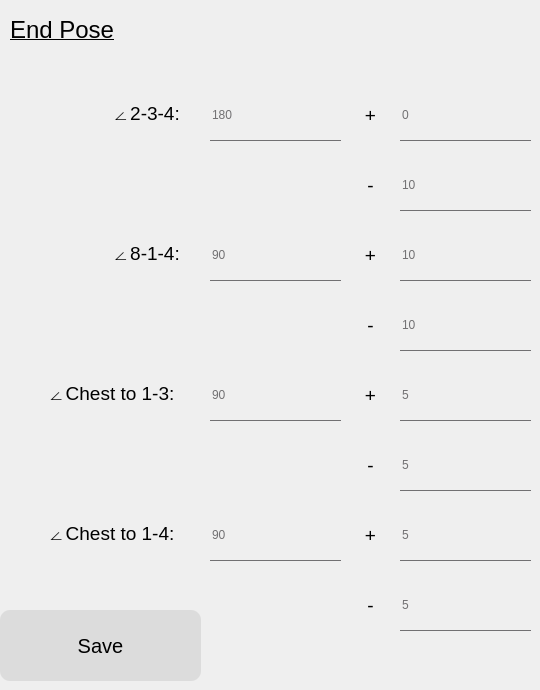
            <widget class="QWidget" name="page_end">
             <widget class="QLineEdit" name="end_814_angle">
              <property name="geometry">
               <rect>
                <x>210</x>
                <y>230</y>
                <width>131</width>
                <height>51</height>
               </rect>
              </property>
              <property name="styleSheet">
               <string notr="true">font: 16pt &quot;Calibri&quot;;
background:transparent;
border: none;
color: rgb(113, 112, 114);
border-bottom: 1px solid #717072</string>
              </property>
              <property name="text">
               <string>90</string>
              </property>
             </widget>
             <widget class="QLineEdit" name="end_814_lower">
              <property name="geometry">
               <rect>
                <x>400</x>
                <y>300</y>
                <width>131</width>
                <height>51</height>
               </rect>
              </property>
              <property name="styleSheet">
               <string notr="true">font: 16pt &quot;Calibri&quot;;
background:transparent;
border: none;
color: rgb(113, 112, 114);
border-bottom: 1px solid #717072</string>
              </property>
              <property name="text">
               <string>10</string>
              </property>
             </widget>
             <widget class="QLabel" name="label_9">
              <property name="geometry">
               <rect>
                <x>90</x>
                <y>90</y>
                <width>111</width>
                <height>51</height>
               </rect>
              </property>
              <property name="text">
               <string>&lt;html&gt;&lt;head/&gt;&lt;body&gt;&lt;p&gt;&lt;span style=&quot; font-size:14pt;&quot;&gt;∠2-3-4:&lt;/span&gt;&lt;/p&gt;&lt;/body&gt;&lt;/html&gt;</string>
              </property>
              <property name="alignment">
               <set>Qt::AlignCenter</set>
              </property>
             </widget>
             <widget class="QLabel" name="label_10">
              <property name="geometry">
               <rect>
                <x>350</x>
                <y>160</y>
                <width>41</width>
                <height>51</height>
               </rect>
              </property>
              <property name="text">
               <string>&lt;html&gt;&lt;head/&gt;&lt;body&gt;&lt;p&gt;&lt;span style=&quot; font-size:14pt;&quot;&gt;-&lt;/span&gt;&lt;/p&gt;&lt;/body&gt;&lt;/html&gt;</string>
              </property>
              <property name="alignment">
               <set>Qt::AlignCenter</set>
              </property>
             </widget>
             <widget class="QLineEdit" name="end_234_angle">
              <property name="geometry">
               <rect>
                <x>210</x>
                <y>90</y>
                <width>131</width>
                <height>51</height>
               </rect>
              </property>
              <property name="styleSheet">
               <string notr="true">font: 16pt &quot;Calibri&quot;;
background:transparent;
border: none;
color: rgb(113, 112, 114);
border-bottom: 1px solid #717072</string>
              </property>
              <property name="text">
               <string>180</string>
              </property>
             </widget>
             <widget class="QLabel" name="label_11">
              <property name="geometry">
               <rect>
                <x>90</x>
                <y>230</y>
                <width>111</width>
                <height>51</height>
               </rect>
              </property>
              <property name="text">
               <string>&lt;html&gt;&lt;head/&gt;&lt;body&gt;&lt;p&gt;&lt;span style=&quot; font-size:14pt;&quot;&gt;∠8-1-4:&lt;/span&gt;&lt;/p&gt;&lt;/body&gt;&lt;/html&gt;</string>
              </property>
              <property name="alignment">
               <set>Qt::AlignCenter</set>
              </property>
             </widget>
             <widget class="QLineEdit" name="end_234_lower">
              <property name="geometry">
               <rect>
                <x>400</x>
                <y>160</y>
                <width>131</width>
                <height>51</height>
               </rect>
              </property>
              <property name="styleSheet">
               <string notr="true">font: 16pt &quot;Calibri&quot;;
background:transparent;
border: none;
color: rgb(113, 112, 114);
border-bottom: 1px solid #717072</string>
              </property>
              <property name="text">
               <string>10</string>
              </property>
             </widget>
             <widget class="QLabel" name="label_12">
              <property name="geometry">
               <rect>
                <x>10</x>
                <y>0</y>
                <width>251</width>
                <height>61</height>
               </rect>
              </property>
              <property name="text">
               <string>&lt;html&gt;&lt;head/&gt;&lt;body&gt;&lt;p&gt;&lt;span style=&quot; font-size:18pt; text-decoration: underline;&quot;&gt;End Pose&lt;/span&gt;&lt;/p&gt;&lt;/body&gt;&lt;/html&gt;</string>
              </property>
              <property name="scaledContents">
               <bool>false</bool>
              </property>
             </widget>
             <widget class="QLineEdit" name="end_234_upper">
              <property name="geometry">
               <rect>
                <x>400</x>
                <y>90</y>
                <width>131</width>
                <height>51</height>
               </rect>
              </property>
              <property name="styleSheet">
               <string notr="true">font: 16pt &quot;Calibri&quot;;
background:transparent;
border: none;
color: rgb(113, 112, 114);
border-bottom: 1px solid #717072</string>
              </property>
              <property name="text">
               <string>0</string>
              </property>
             </widget>
             <widget class="QLabel" name="label_13">
              <property name="geometry">
               <rect>
                <x>350</x>
                <y>90</y>
                <width>41</width>
                <height>51</height>
               </rect>
              </property>
              <property name="text">
               <string>&lt;html&gt;&lt;head/&gt;&lt;body&gt;&lt;p&gt;&lt;span style=&quot; font-size:14pt;&quot;&gt;+&lt;/span&gt;&lt;/p&gt;&lt;/body&gt;&lt;/html&gt;</string>
              </property>
              <property name="alignment">
               <set>Qt::AlignCenter</set>
              </property>
             </widget>
             <widget class="QLineEdit" name="end_814_upper">
              <property name="geometry">
               <rect>
                <x>400</x>
                <y>230</y>
                <width>131</width>
                <height>51</height>
               </rect>
              </property>
              <property name="styleSheet">
               <string notr="true">font: 16pt &quot;Calibri&quot;;
background:transparent;
border: none;
color: rgb(113, 112, 114);
border-bottom: 1px solid #717072</string>
              </property>
              <property name="text">
               <string>10</string>
              </property>
             </widget>
             <widget class="QLabel" name="label_14">
              <property name="geometry">
               <rect>
                <x>350</x>
                <y>230</y>
                <width>41</width>
                <height>51</height>
               </rect>
              </property>
              <property name="text">
               <string>&lt;html&gt;&lt;head/&gt;&lt;body&gt;&lt;p&gt;&lt;span style=&quot; font-size:14pt;&quot;&gt;+&lt;/span&gt;&lt;/p&gt;&lt;/body&gt;&lt;/html&gt;</string>
              </property>
              <property name="alignment">
               <set>Qt::AlignCenter</set>
              </property>
             </widget>
             <widget class="QLabel" name="label_15">
              <property name="geometry">
               <rect>
                <x>350</x>
                <y>300</y>
                <width>41</width>
                <height>51</height>
               </rect>
              </property>
              <property name="text">
               <string>&lt;html&gt;&lt;head/&gt;&lt;body&gt;&lt;p&gt;&lt;span style=&quot; font-size:14pt;&quot;&gt;-&lt;/span&gt;&lt;/p&gt;&lt;/body&gt;&lt;/html&gt;</string>
              </property>
              <property name="alignment">
               <set>Qt::AlignCenter</set>
              </property>
             </widget>
             <widget class="QLabel" name="label_16">
              <property name="geometry">
               <rect>
                <x>350</x>
                <y>370</y>
                <width>41</width>
                <height>51</height>
               </rect>
              </property>
              <property name="text">
               <string>&lt;html&gt;&lt;head/&gt;&lt;body&gt;&lt;p&gt;&lt;span style=&quot; font-size:14pt;&quot;&gt;+&lt;/span&gt;&lt;/p&gt;&lt;/body&gt;&lt;/html&gt;</string>
              </property>
              <property name="alignment">
               <set>Qt::AlignCenter</set>
              </property>
             </widget>
             <widget class="QLineEdit" name="end_13_angle">
              <property name="geometry">
               <rect>
                <x>210</x>
                <y>370</y>
                <width>131</width>
                <height>51</height>
               </rect>
              </property>
              <property name="styleSheet">
               <string notr="true">font: 16pt &quot;Calibri&quot;;
background:transparent;
border: none;
color: rgb(113, 112, 114);
border-bottom: 1px solid #717072</string>
              </property>
              <property name="text">
               <string>90</string>
              </property>
             </widget>
             <widget class="QLineEdit" name="end_13_upper">
              <property name="geometry">
               <rect>
                <x>400</x>
                <y>370</y>
                <width>131</width>
                <height>51</height>
               </rect>
              </property>
              <property name="styleSheet">
               <string notr="true">font: 16pt &quot;Calibri&quot;;
background:transparent;
border: none;
color: rgb(113, 112, 114);
border-bottom: 1px solid #717072</string>
              </property>
              <property name="text">
               <string>5</string>
              </property>
             </widget>
             <widget class="QLabel" name="label_17">
              <property name="geometry">
               <rect>
                <x>350</x>
                <y>440</y>
                <width>41</width>
                <height>51</height>
               </rect>
              </property>
              <property name="text">
               <string>&lt;html&gt;&lt;head/&gt;&lt;body&gt;&lt;p&gt;&lt;span style=&quot; font-size:14pt;&quot;&gt;-&lt;/span&gt;&lt;/p&gt;&lt;/body&gt;&lt;/html&gt;</string>
              </property>
              <property name="alignment">
               <set>Qt::AlignCenter</set>
              </property>
             </widget>
             <widget class="QLabel" name="label_18">
              <property name="geometry">
               <rect>
                <x>20</x>
                <y>370</y>
                <width>181</width>
                <height>51</height>
               </rect>
              </property>
              <property name="text">
               <string>&lt;html&gt;&lt;head/&gt;&lt;body&gt;&lt;p&gt;&lt;span style=&quot; font-size:14pt;&quot;&gt;∠Chest to 1-3:&lt;/span&gt;&lt;/p&gt;&lt;/body&gt;&lt;/html&gt;</string>
              </property>
              <property name="alignment">
               <set>Qt::AlignCenter</set>
              </property>
             </widget>
             <widget class="QLineEdit" name="end_13_lower">
              <property name="geometry">
               <rect>
                <x>400</x>
                <y>440</y>
                <width>131</width>
                <height>51</height>
               </rect>
              </property>
              <property name="styleSheet">
               <string notr="true">font: 16pt &quot;Calibri&quot;;
background:transparent;
border: none;
color: rgb(113, 112, 114);
border-bottom: 1px solid #717072</string>
              </property>
              <property name="text">
               <string>5</string>
              </property>
             </widget>
             <widget class="QLabel" name="label_19">
              <property name="geometry">
               <rect>
                <x>20</x>
                <y>510</y>
                <width>181</width>
                <height>51</height>
               </rect>
              </property>
              <property name="text">
               <string>&lt;html&gt;&lt;head/&gt;&lt;body&gt;&lt;p&gt;&lt;span style=&quot; font-size:14pt;&quot;&gt;∠Chest to 1-4:&lt;/span&gt;&lt;/p&gt;&lt;/body&gt;&lt;/html&gt;</string>
              </property>
              <property name="alignment">
               <set>Qt::AlignCenter</set>
              </property>
             </widget>
             <widget class="QLabel" name="label_20">
              <property name="geometry">
               <rect>
                <x>350</x>
                <y>580</y>
                <width>41</width>
                <height>51</height>
               </rect>
              </property>
              <property name="text">
               <string>&lt;html&gt;&lt;head/&gt;&lt;body&gt;&lt;p&gt;&lt;span style=&quot; font-size:14pt;&quot;&gt;-&lt;/span&gt;&lt;/p&gt;&lt;/body&gt;&lt;/html&gt;</string>
              </property>
              <property name="alignment">
               <set>Qt::AlignCenter</set>
              </property>
             </widget>
             <widget class="QLineEdit" name="end_14_lower">
              <property name="geometry">
               <rect>
                <x>400</x>
                <y>580</y>
                <width>131</width>
                <height>51</height>
               </rect>
              </property>
              <property name="styleSheet">
               <string notr="true">font: 16pt &quot;Calibri&quot;;
background:transparent;
border: none;
color: rgb(113, 112, 114);
border-bottom: 1px solid #717072</string>
              </property>
              <property name="text">
               <string>5</string>
              </property>
             </widget>
             <widget class="QLabel" name="label_21">
              <property name="geometry">
               <rect>
                <x>350</x>
                <y>510</y>
                <width>41</width>
                <height>51</height>
               </rect>
              </property>
              <property name="text">
               <string>&lt;html&gt;&lt;head/&gt;&lt;body&gt;&lt;p&gt;&lt;span style=&quot; font-size:14pt;&quot;&gt;+&lt;/span&gt;&lt;/p&gt;&lt;/body&gt;&lt;/html&gt;</string>
              </property>
              <property name="alignment">
               <set>Qt::AlignCenter</set>
              </property>
             </widget>
             <widget class="QLineEdit" name="end_14_upper">
              <property name="geometry">
               <rect>
                <x>400</x>
                <y>510</y>
                <width>131</width>
                <height>51</height>
               </rect>
              </property>
              <property name="styleSheet">
               <string notr="true">font: 16pt &quot;Calibri&quot;;
background:transparent;
border: none;
color: rgb(113, 112, 114);
border-bottom: 1px solid #717072</string>
              </property>
              <property name="text">
               <string>5</string>
              </property>
             </widget>
             <widget class="QLineEdit" name="end_14_angle">
              <property name="geometry">
               <rect>
                <x>210</x>
                <y>510</y>
                <width>131</width>
                <height>51</height>
               </rect>
              </property>
              <property name="styleSheet">
               <string notr="true">font: 16pt &quot;Calibri&quot;;
background:transparent;
border: none;
color: rgb(113, 112, 114);
border-bottom: 1px solid #717072</string>
              </property>
              <property name="text">
               <string>90</string>
              </property>
             </widget>
             <widget class="QPushButton" name="end_save_btn">
              <property name="geometry">
               <rect>
                <x>0</x>
                <y>610</y>
                <width>201</width>
                <height>71</height>
               </rect>
              </property>
              <property name="font">
               <font>
                <pointsize>15</pointsize>
               </font>
              </property>
              <property name="styleSheet">
               <string notr="true">background-color: rgb(220, 220, 220);
border-radius: 10px;
</string>
              </property>
              <property name="text">
               <string>Save</string>
              </property>
             </widget>
            </widget>
